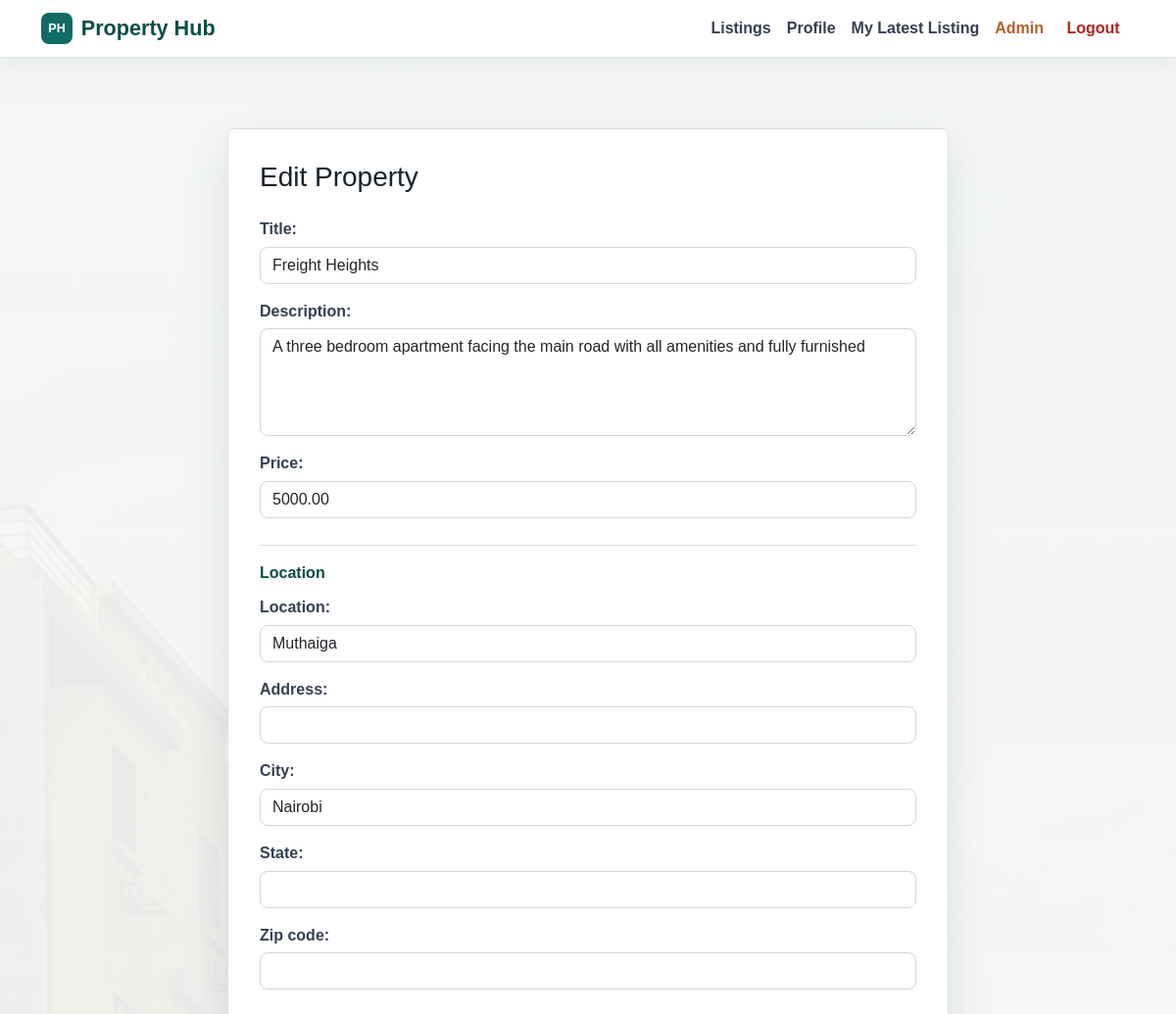
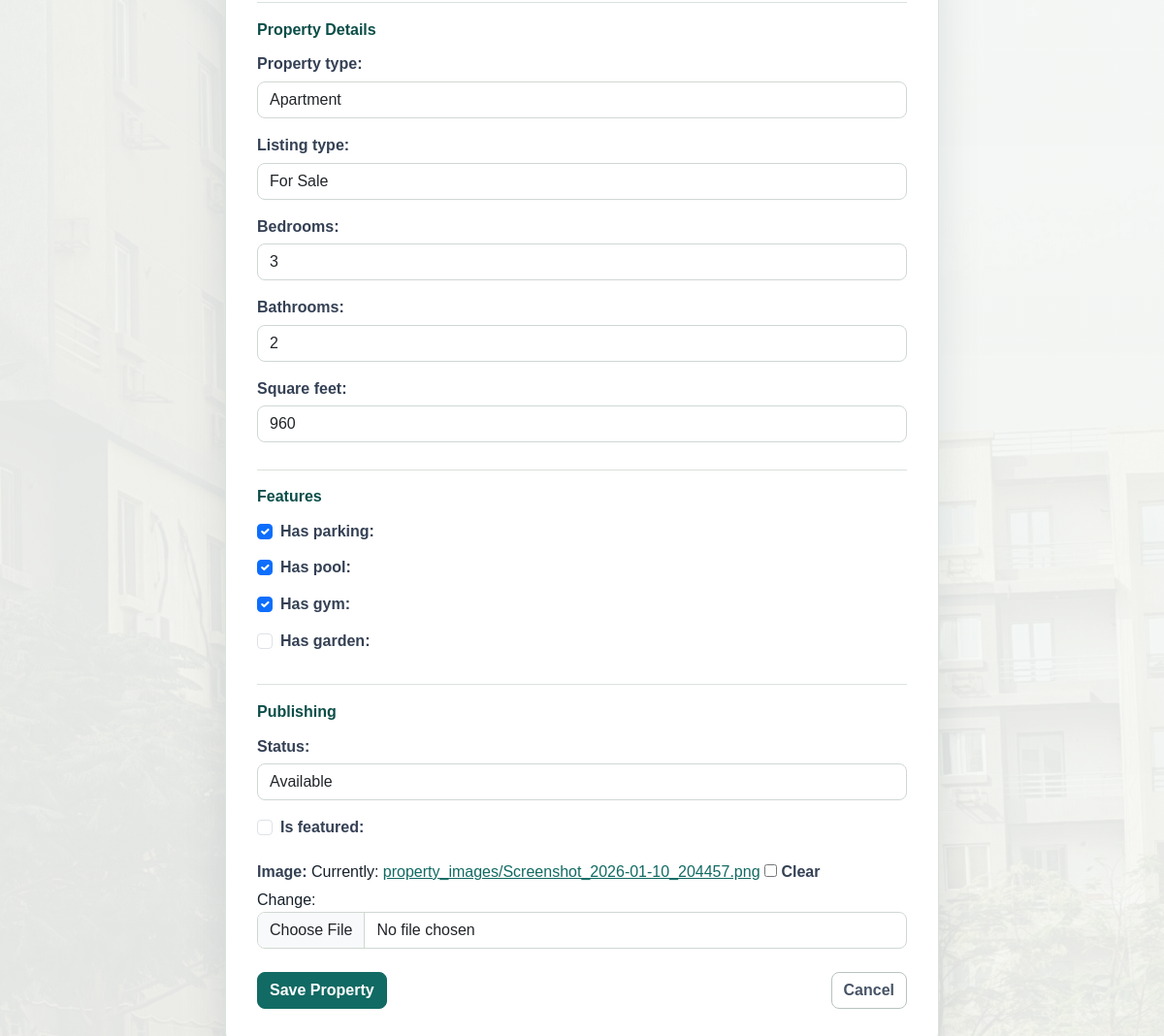
Screenshot of /listings/property/9/edit/ (signed in) with the database file from the repository (2 pictures, top to bottom).
### listings/models.py (models this page shows, shortened)
class Property(models.Model):
    PROPERTY_TYPES = [
        ('house', 'House'),
        ('apartment', 'Apartment'),
        ('land', 'Land'),
        ('commercial', 'Commercial'),
        ('rental', 'Rental'),
    ]
    LISTING_TYPES = [
        ('sale', 'For Sale'),
        ('rent', 'For Rent'),
    ]
    STATUS_CHOICES = [
        ('available', 'Available'),
        ('sold', 'Sold'),
        ('rented', 'Rented'),
        ('pending', 'Pending'),
    ]
    title = models.CharField(max_length=200)
    description = models.TextField(blank=True, null=True)
    price = models.DecimalField(max_digits=12, decimal_places=2)
    address = models.CharField(max_length=255, blank=True, null=True)
    city = models.CharField(max_length=100, blank=True, null=True)
    state = models.CharField(max_length=100, blank=True, null=True)
    zip_code = models.CharField(max_length=20, blank=True, null=True)
    location = models.CharField(max_length=200)  # keep for quick search
    property_type = models.CharField(max_length=20, choices=PROPERTY_TYPES)
    listing_type = models.CharField(max_length=20, choices=LISTING_TYPES, default='sale')
    bedrooms = models.PositiveIntegerField(blank=True, null=True)
    bathrooms = models.PositiveIntegerField(blank=True, null=True)
    square_feet = models.PositiveIntegerField(blank=True, null=True)
    has_parking = models.BooleanField(default=False)
    has_pool = models.BooleanField(default=False)
    has_gym = models.BooleanField(default=False)
    has_garden = models.BooleanField(default=False)
    status = models.CharField(max_length=20, choices=STATUS_CHOICES, default='available')
    is_featured = models.BooleanField(default=False)
    owner = models.ForeignKey(
        settings.AUTH_USER_MODEL,
        on_delete=models.CASCADE,
        related_name="listings_properties"
    )
    image = models.ImageField(upload_to="property_images/", blank=True, null=True)
    listed_date = models.DateTimeField(auto_now_add=True)
    class Meta:
        ordering = ['-listed_date']
        verbose_name_plural = "Properties"

### listings/views.py (the view)
# urls.py: path("property/<int:pk>/edit/", property_update, name="property_update"),
@login_required
def property_update(request, pk):
    property_obj = get_object_or_404(Property, pk=pk)
    if not _can_manage_property(request.user, property_obj):
        raise PermissionDenied("You can only edit properties you manage.")
    if request.method == "POST":
        form = PropertyForm(request.POST, request.FILES, instance=property_obj)
        if form.is_valid():
            property_obj = form.save(commit=False)
            property_obj.owner = property_obj.owner
            property_obj.save()
            return redirect("property_detail", pk=property_obj.pk)
    else:
        form = PropertyForm(instance=property_obj)
    return render(
        request,
        "listings/property_form.html",
        {"form": form, "title": "Edit Property"}
    )

### listings/forms.py
class PropertyForm(forms.ModelForm):
    class Meta:
        model = Property
        fields = [
            "title", "description", "location", "price",
            "address", "city", "state", "zip_code",
            "property_type", "listing_type",
            "bedrooms", "bathrooms", "square_feet",
            "has_parking", "has_pool", "has_gym", "has_garden",
            "status", "is_featured", "image"
        ]
        widgets = {
            "description": forms.Textarea(attrs={"rows": 4, "class": "form-control"}),
            "location": forms.TextInput(attrs={"class": "form-control"}),
            "address": forms.TextInput(attrs={"class": "form-control"}),
            "city": forms.TextInput(attrs={"class": "form-control"}),
            "state": forms.TextInput(attrs={"class": "form-control"}),
            "zip_code": forms.TextInput(attrs={"class": "form-control"}),
        }

### accounts/models.py (called while the page is built)
    @property
    def is_seller(self):
        return self.role == self.Roles.SELLER

    @property
    def is_admin(self):
        return self.role == self.Roles.ADMIN or self.is_superuser

### listings/views.py (called while the page is built)
def _can_manage_property(user, property_obj):
    return user == property_obj.owner or user.is_admin or user.is_staff or user.is_superuser

### listings/templates/listings/property_form.html (shortened to what this page needs)
{% extends "base.html" %}
{% load widget_tweaks %}
{% block content %}
<div class="py-5">
  <div class="row justify-content-center">
    <div class="col-lg-8">
      <div class="app-card form-card">
        <h1 class="h3 mb-4">{{ title }}</h1>
        <form method="post" enctype="multipart/form-data">
          <div class="mb-3">
            {{ form.title.label_tag }}
            {{ form.title|add_class:"form-control" }}
          </div>
          <div class="mb-3">
            {{ form.description.label_tag }}
            {{ form.description|add_class:"form-control" }}
          </div>
          <div class="mb-3">
            {{ form.price.label_tag }}
            {{ form.price|add_class:"form-control" }}
          </div>
          <h2 class="form-section-title">Location</h2>
          <div class="mb-3">
            {{ form.location.label_tag }}
            {{ form.location|add_class:"form-control" }}
          </div>
          <div class="mb-3">
            {{ form.address.label_tag }}
            {{ form.address|add_class:"form-control" }}
          </div>
          <div class="mb-3">
            {{ form.city.label_tag }}
            {{ form.city|add_class:"form-control" }}
          </div>
          <div class="mb-3">
            {{ form.state.label_tag }}
            {{ form.state|add_class:"form-control" }}
          </div>
          <div class="mb-3">
            {{ form.zip_code.label_tag }}
            {{ form.zip_code|add_class:"form-control" }}
          </div>
          <h2 class="form-section-title">Property Details</h2>
          <div class="mb-3">
            {{ form.property_type.label_tag }}
            {{ form.property_type|add_class:"form-control" }}
          </div>
          <div class="mb-3">
            {{ form.listing_type.label_tag }}
            {{ form.listing_type|add_class:"form-control" }}
          </div>
          <div class="mb-3">
            {{ form.bedrooms.label_tag }}
            {{ form.bedrooms|add_class:"form-control" }}
          </div>
          <div class="mb-3">
            {{ form.bathrooms.label_tag }}
            {{ form.bathrooms|add_class:"form-control" }}
          </div>
          <div class="mb-3">
            {{ form.square_feet.label_tag }}
            {{ form.square_feet|add_class:"form-control" }}
          </div>
          <h2 class="form-section-title">Features</h2>
          <div class="form-check mb-2">
            {{ form.has_parking|add_class:"form-check-input" }}
            {{ form.has_parking.label_tag }}
          </div>
          <div class="form-check mb-2">
            {{ form.has_pool|add_class:"form-check-input" }}
            {{ form.has_pool.label_tag }}
          </div>
          <div class="form-check mb-2">
            {{ form.has_gym|add_class:"form-check-input" }}
            {{ form.has_gym.label_tag }}
          </div>
          <div class="form-check mb-2">
            {{ form.has_garden|add_class:"form-check-input" }}
            {{ form.has_garden.label_tag }}
          </div>
          <h2 class="form-section-title">Publishing</h2>
          <div class="mb-3">
            {{ form.status.label_tag }}
            {{ form.status|add_class:"form-control" }}
          </div>
          <div class="form-check mb-3">
            {{ form.is_featured|add_class:"form-check-input" }}
            {{ form.is_featured.label_tag }}
          </div>
          <div class="mb-3">
            {{ form.image.label_tag }}
            {{ form.image|add_class:"form-control" }}
          </div>
          <div class="d-flex justify-content-between mt-4">
            <button type="submit" class="btn btn-primary">Save Property</button>
            <a href="{% url 'property_list' %}" class="btn btn-outline-secondary">Cancel</a>
          </div>
        </form>
      </div>
    </div>
  </div>
</div>
{% endblock %}

### static/css/style.css (style rules this page uses)
:root { --ph-ink: #17212b; --ph-muted: #667085; --ph-soft: #f4f7f5; --ph-surface: #ffffff; --ph-border: #d9e2dc; --ph-primary: #116a63; --ph-primary-dark: #0b4e49; --ph-accent: #b65d2a; --ph-danger: #b42318; --ph-shadow: 0 18px 45px rgba(23, 33, 43, 0.1); }
* { box-sizing: border-box; }
body { min-height: 100vh; color: var(--ph-ink); font-family: Arial, Helvetica, sans-serif; background: linear-gradient(180deg, rgba(244, 247, 245, 0.96), rgba(247, 249, 247, 0.92)), url("../images/pexels-mahmoud-zakariya-2154822140-34975232 (2).jpg") center top / cover fixed; }
a { color: var(--ph-primary); }
.btn { border-radius: 8px; font-weight: 700; letter-spacing: 0; transition: background-color .18s ease, border-color .18s ease, color .18s ease, box-shadow .18s ease, transform .18s ease; }
.btn-primary { background: var(--ph-primary); border-color: var(--ph-primary); }
.btn-outline-secondary { color: #475467; border-color: #b8c3bd; }
.app-card, .property-card { background: var(--ph-surface); border: 1px solid var(--ph-border); border-radius: 8px; box-shadow: var(--ph-shadow); }
.app-card { padding: 2rem; }
.form-card label, .card.app-card label { margin-bottom: .35rem; color: #344054; font-weight: 700; }
.form-control, .form-select { border-color: #cfd8d3; border-radius: 8px; }
.form-section-title { margin: 1.7rem 0 .9rem; padding-top: 1.1rem; color: var(--ph-primary-dark); font-size: 1rem; font-weight: 800; border-top: 1px solid var(--ph-border); }

### rows the page displays
Property: title "Freight Heights", description "A three bedroom apartment facing the main road with all amenities and fully furnished", price "5000.00", location "Muthaiga", city "Nairobi", property_type "Apartment", listing_type "For Sale", bedrooms "3", bathrooms "2", square_feet "960", has_parking "☑", has_pool "☑", has_gym "☑", status "Available"

### other values shown
{{ title }} "Edit Property"
